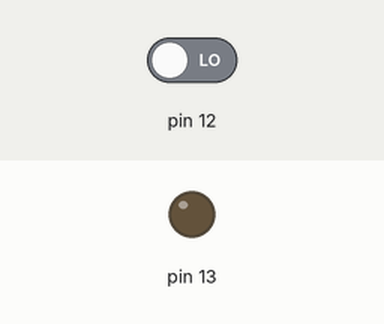
Bench run of a sketch on a simulated Arduino Uno, built with avr-gcc and run on an emulated ATmega328P. Parts: output pins drawn as LEDs (lit = HIGH). The inputs (shaded band) are chosen by the test bench; at power-on: pin 12 LOW.

Above: at 1.2 s.
1.3 s: pin 12 driven HIGH
At 2.4 s:
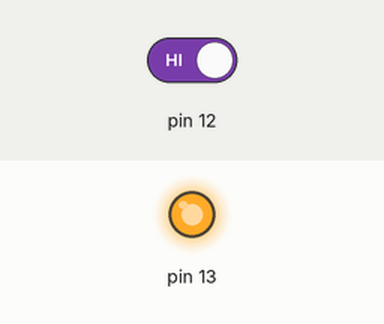
2.8 s: pin 12 driven LOW
At 4.0 s:
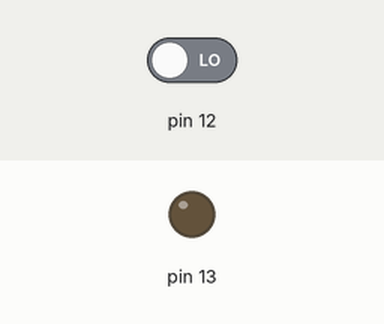
Timing chart, 0 to 5.8 s (numbered marks = the images above; inputs shaded):
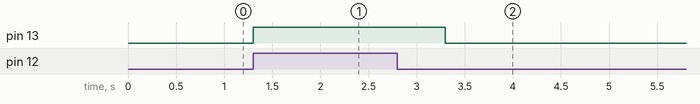

Measured:
- after the input at 1.3 s, pin 13: LOW → HIGH at once
- after the input at 2.8 s, pin 13: HIGH → LOW after 0.50 s

The sketch:

Button_NOT_Gate.ino
```cpp
void setup() {
  // put your setup code here, to run once:
  pinMode(13, OUTPUT);
  pinMode(12, INPUT);
}

void loop() {
  // put your main code here, to run repeatedly:
  bool flag = digitalRead(12);

  if(flag == HIGH)
  {
    digitalWrite(13, HIGH);
    delay(1000);
  }
  else
  {
    digitalWrite(13, LOW);
  }
}
```
